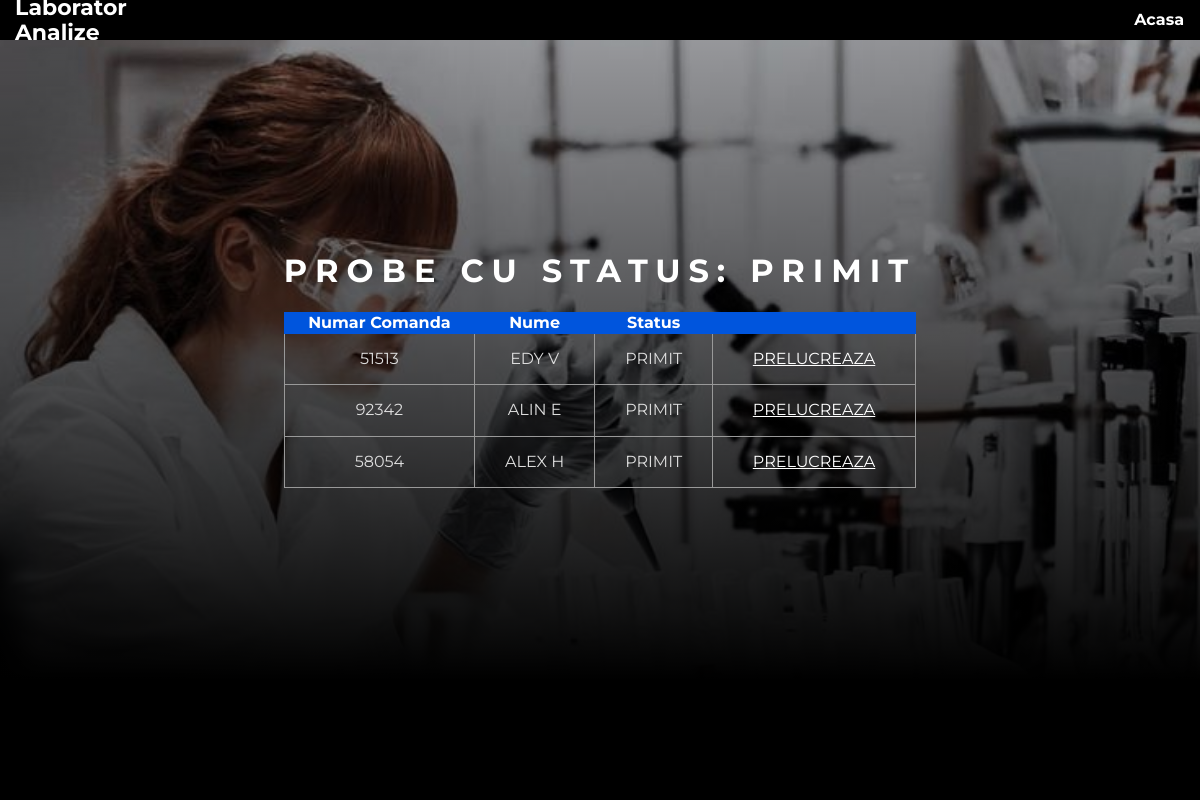
The page /public/doctor/probe/statusprimit.php on the database its author committed.
### tables this page shows
CREATE TABLE `probe` (
  `id` int(11) NOT NULL,
  `proba_sn` int(10) NOT NULL,
  `analiza_nume` varchar(255) NOT NULL,
  `pacient_nume` varchar(255) NOT NULL,
  `doctor_nume` varchar(255) NOT NULL,
  `frigider_nume` varchar(255) NOT NULL,
  `sertar_numar` int(10) NOT NULL,
  `locatie_nume` varchar(255) NOT NULL,
  `analiza_calitate` varchar(255) NOT NULL,
  `rezultat` varchar(255) NOT NULL,
  `status` varchar(255) NOT NULL
);

### privat/functii.php (called while the page is built, shortened)
<?php
function url_for($script_path) {
  return WWW_ROOT . $script_path;
}
?>

### public/doctor/probe/statusprimit.php (the view, shortened to what this page needs)
<?php require_once('../../../privat/initializare.php'); ?>
<?php
$status = 'PRIMIT';
$sql = "SELECT * FROM probe ";
$sql .="WHERE status='" . $status . "' ";
$sql .="ORDER BY id ASC";
$result = mysqli_query($db, $sql);
?>
<!DOCTYPE html>
<html lang="en">
<head>
    <link href="../../css/normalize.css" rel="stylesheet" >
    <link href="../css/style.css" rel="stylesheet" >
</head>
<body>
<header class="main-header">
        <div>
            <a href="#" class="main-header__brand"> Laborator Analize</a>
        </div>
        <nav class="main-nav">
            <ul class="main-nav__items">
                <li class="main-nav__item">
                    <a href="<?php echo url_for('/doctor/probe/statusprobe.php'); ?>" >Acasa</a>
                </li>
            </ul>
        </nav>
    </header>
    <div class="wrapper" id="test">
        <div class="side left">
            <div class="image pacient"></div>
            <div class="caption">
                <h1>Probe cu status: Primit</h1>
                <table class="lista">
                    <tr>
                        <th>Numar Comanda</th>
                        <th>Nume</th>
                        <th>Status</th>
                        <th>&nbsp</th>
                    </tr>
                <?php while($proba = mysqli_fetch_assoc($result)) {?>
                    <tr>
                        <td><?php echo $proba['proba_sn']; ?></td>
                        <td><?php echo $proba['pacient_nume']; ?> </td>
                        <td><?php echo $proba['status']; ?></td>
                        <td><a class="link_culoare" href="<?php echo url_for('/doctor/probe/prelucrareprimit.php?id=' . $proba['id']); ?>">Prelucreaza</a> </td>
                    </tr>
                <?php };?>
                </table>
            </div>
        </div>
    </div>
    <footer class="main-footer">
        <nav>
            <ul class="main-footer__links">
            </ul>
        </nav>
    </footer>
</body>
</html>

### public/doctor/css/style.css (style rules this page uses)
body { font-family: 'Montserrat', sans-serif; }
.main-header { display:flex; width:100%; height:5vh; background-color: #000; color:#fff; top:0; left:0; align-items:center; justify-content: center; }
.main-header > div { display: inline-block; vertical-align: middle; padding-left:15px; }
.main-header__brand { color: #fff; text-decoration: none; font-weight: bold; font-size: 22px; }
.main-nav { display: inline-block; text-align: right; width: calc(100% - 74px); vertical-align: middle; }
.main-nav__items { margin: 0; padding: 0; list-style: none; }
.main-nav__item { display: inline-block; margin: 0 16px; }
.main-nav__item a { text-decoration: none; color: #fff; font-weight: bold; padding: 3px 0; }
.main-footer { display:flex; width:100%; height:15vh; background-color:#000; color:#fff; align-items:flex-end; justify-content:flex-end; }
.main-footer__links { list-style: none; margin: 0; padding: 0; text-align: center; }
.wrapper .left { width:100%; height:90vh; position:relative; display:flex; align-items:center; justify-content: center; overflow: hidden; }
.wrapper .image { width: 100%; height: 100%; background-size:cover; background-position: center; position:absolute; top:0; left:0; transition: 0.25s ease all; }
.pacient { background:url('../../img/logindoctor.jpg'); }
.wrapper .side::before { background: linear-gradient(0deg, rgba(0,0,0,1) 0%, rgba(0,0,0,0.13769257703081228) 100%); width:100%; height:100%; position:absolute; top:0; left:0; z-index:1; content:''; display:block; }
.wrapper .caption { position:relative; z-index:10; color:#fff; text-align:center; }
.wrapper .caption h1 { text-transform: uppercase; letter-spacing:0.25em; }
@media screen and (min-width:800px) { .wrapper { display:flex; } }
@media screen and (min-width:800px) { .wrapper .left { width:100%; height:80vh; align-items:center; justify-content: center; overflow: hidden; } }
.wrapper .caption table { border-collapse: collapse; vertical-align: top; }
.wrapper .caption table.lista { width: 100%; }
td { border: 1px solid #999999; padding: 1rem; text-align: center; text-transform: uppercase; color:#ddd; }
.link_culoare { color:#aaa; }
.wrapper .caption .lista tr th { border: 1px solid #0055DD; background: #0055DD; color: white; text-align: center; }

### rows shown on the page
probe: proba_sn "51513", pacient_nume "EDY V", status "PRIMIT"
probe: proba_sn "92342", pacient_nume "ALIN E", status "PRIMIT"
probe: proba_sn "58054", pacient_nume "ALEX H", status "PRIMIT"
